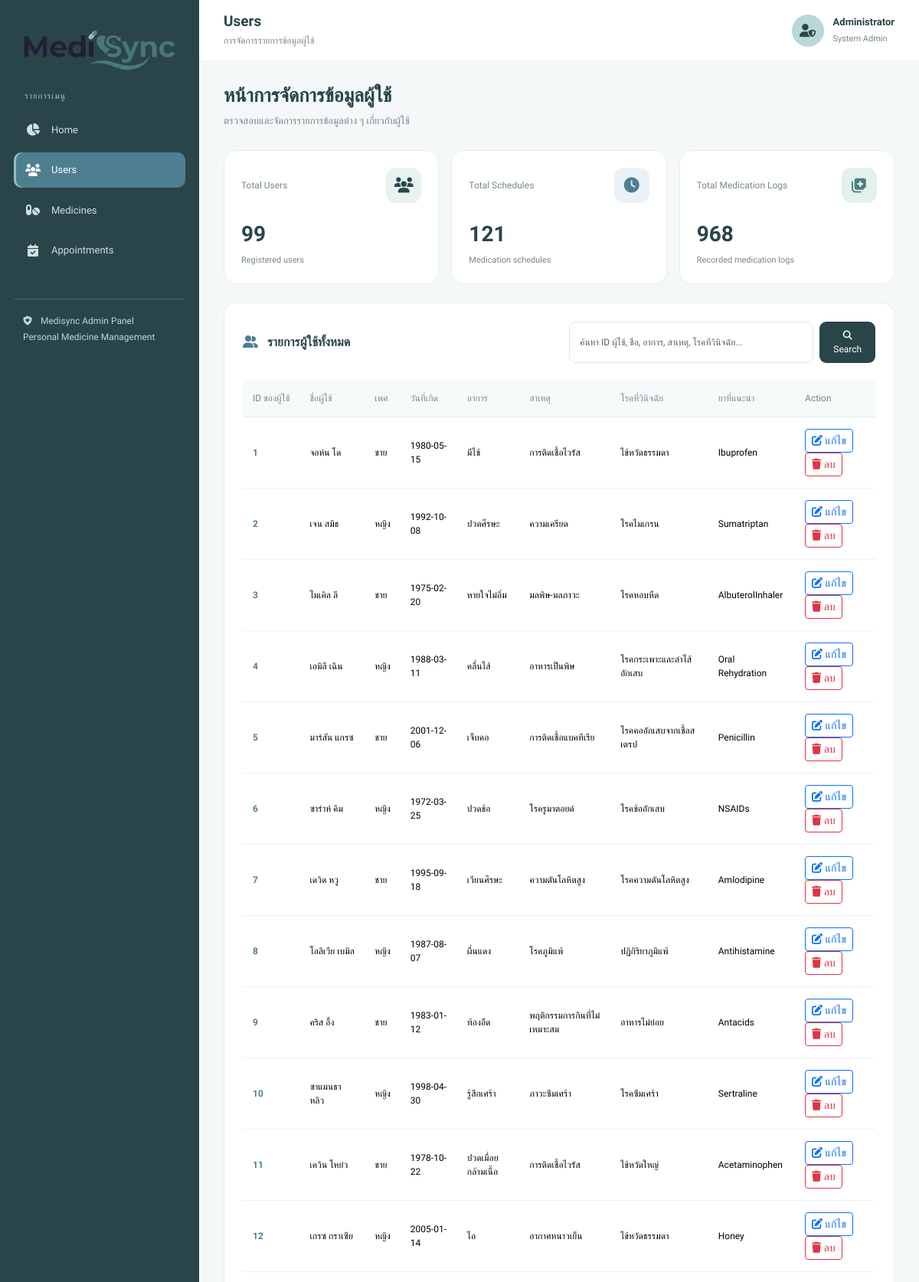
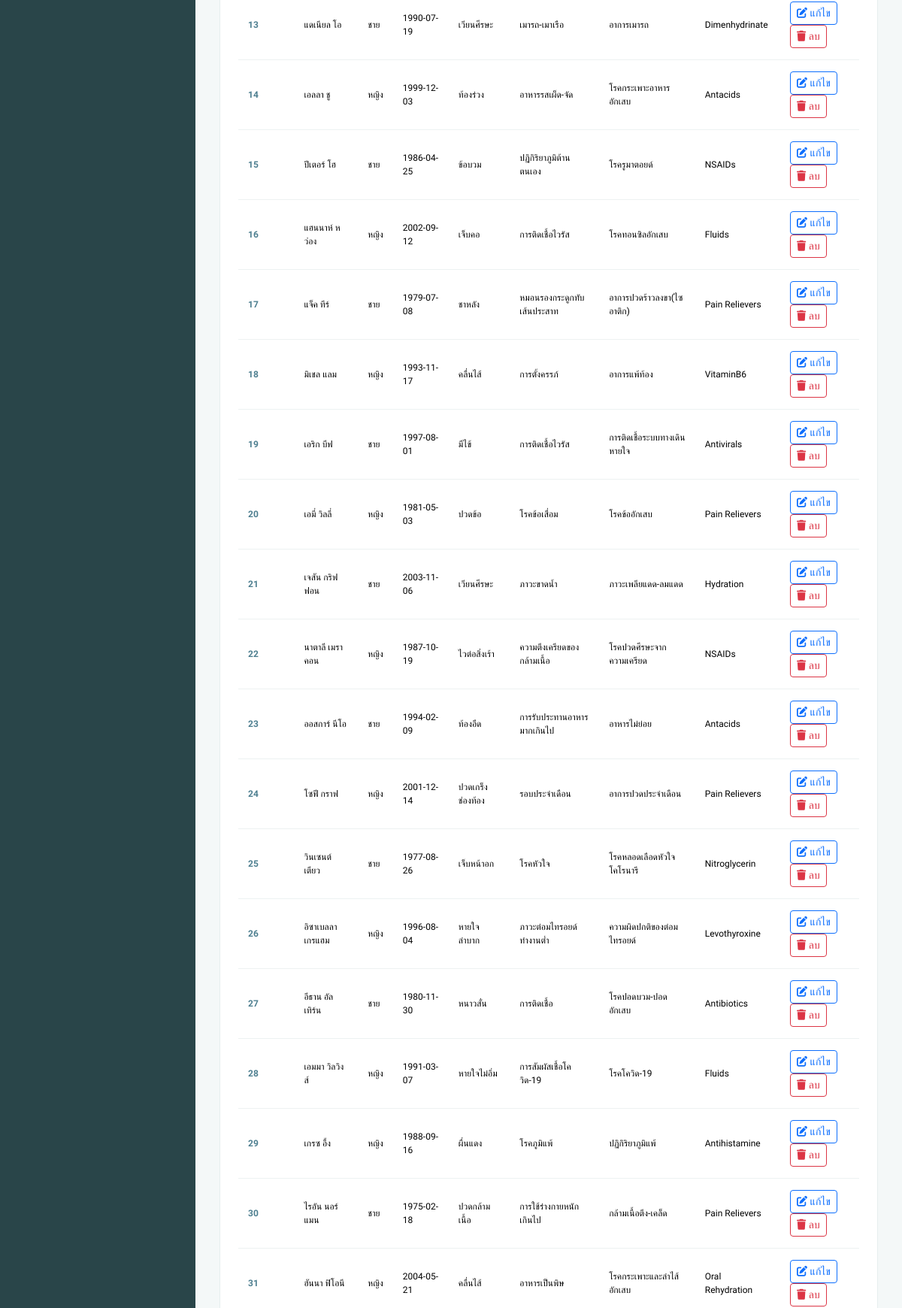
Page /user-page/user.php (upper part) on the committed database (2 pictures, top to bottom).
### tables this page shows
CREATE TABLE `users` (
  `user_id` int NOT NULL,
  `name` varchar(150) NOT NULL,
  `date_of_birth` date NOT NULL,
  `gender` varchar(6) NOT NULL,
  `symptoms` varchar(100) NOT NULL,
  `causes` varchar(100) NOT NULL,
  `disease` varchar(100) NOT NULL,
  `medicine` varchar(100) NOT NULL
);

### www/user-page/user.php (the view, shortened to what this page needs)
<?php
require_once '../db_conn.php';
function e($value) {
    return htmlspecialchars((string)($value ?? ''), ENT_QUOTES, 'UTF-8');
}
function countRecords($conn, $table) {
    $allowedTables = [
        'users',
        'schedules',
        'medication_log'
    ];
    $sql = "SELECT COUNT(*) AS total FROM `$table`";
    $result = $conn->query($sql);
    return $result ? (int)$result->fetch_assoc()['total'] : 0;
}
$totalUsers = countRecords($conn, 'users');
$totalSchedules = countRecords($conn, 'schedules');
$totalLogs = countRecords($conn, 'medication_log');
$sql = "
    SELECT
        u.user_id,
        u.name,
        u.gender,
        u.date_of_birth,
        u.symptoms,
        u.causes,
        u.disease,
        u.medicine,
        (
            SELECT COUNT(*)
            FROM schedules s
            WHERE s.user_id = u.user_id
        ) AS total_schedules,
        (SELECT COUNT(*)
            FROM medication_log ml
            INNER JOIN schedules s ON ml.schedule_id = s.schedule_id
            WHERE s.user_id = u.user_id
        ) AS total_logs
    FROM users u
";
$sql .= " ORDER BY u.user_id ASC";
$search = trim($_GET['search'] ?? '');
$stmt = $conn->prepare($sql);
$stmt->execute();
$result = $stmt->get_result();
$users = [];
while ($row = $result->fetch_assoc()) {
    $users[] = $row;
}
?>
<!DOCTYPE html>
<html lang="en">
<head>
    <link
        href="https://cdn.jsdelivr.net/npm/bootstrap@5.3.3/dist/css/bootstrap.min.css"
        rel="stylesheet"
    >
    <link
        rel="stylesheet"
        href="https://cdnjs.cloudflare.com/ajax/libs/font-awesome/6.7.2/css/all.min.css"
    >
</head>
<body>
<aside class="sidebar" id="sidebar">
    <a href="index.php" class="brand">
        <img src="../../assets/logo.svg"
        alt="Medisync Logo"
        class="sidebar-logo">
    </a>
    <div class="menu-label">รายการเมนู</div>
    <ul class="sidebar-menu">
        <li>
            <a href="../index.php">
                <i class="fa-solid fa-chart-pie"></i>
                Home
            </a>
        </li>
        <li>
            <a href="users.php" class="active">
                <i class="fa-solid fa-users"></i>
                Users
            </a>
        </li>
        <li>
            <a href="../medicine-page/medicine.php">
                <i class="fa-solid fa-pills"></i>
                Medicines
            </a>
        </li>
        <li>
            <a href="../appointment-page/appointment.php">
                <i class="fa-solid fa-calendar-check"></i>
                Appointments
            </a>
        </li>
    </ul>
    <div class="sidebar-footer">
        <i class="fa-solid fa-shield-heart me-2"></i>
        Medisync Admin Panel
        <br>
        Personal Medicine Management
    </div>
</aside>
<main class="main-content">
    <header class="topbar">
        <div class="d-flex align-items-center gap-2">
            <div class="page-heading">
                <h5>Users</h5>
                <p>การจัดการรายการข้อมูลผู้ใช้</p>
            </div>
        </div>
        <div class="admin-profile">
            <div class="admin-avatar">
                <i class="fa-solid fa-user-shield"></i>
            </div>
            <div class="admin-info">
                <strong>Administrator</strong>
                <small>System Admin</small>
            </div>
        </div>
    </header>
    <div class="content-wrapper">
        <section class="welcome-section">
            <h2>หน้าการจัดการข้อมูลผู้ใช้</h2>
            <p>
                ตรวจสอบและจัดการรายการข้อมูลต่าง ๆ เกี่ยวกับผู้ใช้
            </p>
        </section>
        <section class="row g-3 mb-4">
            <div class="col-12 col-sm-6 col-xl-4">
                <div class="stat-card">
                    <div class="stat-top">
                        <div class="stat-label">Total Users</div>
                        <div class="stat-icon"
                             style="background:#E7F2F1;color:#294549;">
                            <i class="fa-solid fa-users"></i>
                        </div>
                    </div>
                    <div class="stat-value">
                        <?= number_format($totalUsers) ?>
                    </div>
                    <div class="stat-description">
                        Registered users
                    </div>
                </div>
            </div>
            <div class="col-12 col-sm-6 col-xl-4">
                <div class="stat-card">
                    <div class="stat-top">
                        <div class="stat-label">Total Schedules</div>
                        <div class="stat-icon"
                             style="background:#EAF1F6;color:#4E7F90;">
                            <i class="fa-solid fa-clock"></i>
                        </div>
                    </div>
                    <div class="stat-value">
                        <?= number_format($totalSchedules) ?>
                    </div>
                    <div class="stat-description">
                        Medication schedules
                    </div>
                </div>
            </div>
            <div class="col-12 col-sm-6 col-xl-4">
                <div class="stat-card">
                    <div class="stat-top">
                        <div class="stat-label">Total Medication Logs</div>
                        <div class="stat-icon"
                             style="background:#E2F1ED;color:#4A807E;">
                            <i class="fa-solid fa-notes-medical"></i>
                        </div>
                    </div>
                    <div class="stat-value">
                        <?= number_format($totalLogs) ?>
                    </div>
                    <div class="stat-description">
                        Recorded medication logs
                    </div>
                </div>
            </div>
        </section>
        <section class="panel">
            <div class="panel-header">
                <div>
                    <h5>
                        <i class="fa-solid fa-user-group me-2"
                           style="color:var(--secondary);"></i>
                        รายการผู้ใช้ทั้งหมด
                    </h5>
                </div>
                <form method="GET" action="users.php" class="search-box">
                    <input
                        type="text"
                        name="search"
                        class="form-control"
                        placeholder="ค้นหา ID ผู้ใช้, ชื่อ, อาการ, สาเหตุ, โรคที่วินิจฉัย..."
                        value="<?= e($search) ?>"
                    >
                    <button type="submit" class="btn-search">
                        <i class="fa-solid fa-search"></i>
                        Search
                    </button>
                </form>
            </div>
            <div class="table-responsive">
                <table class="table">
                    <thead>
                        <tr>
                            <th>ID ของผู้ใช้</th>
                            <th>ชื่อผู้ใช้</th>
                            <th>เพศ</th>
                            <th>วันที่เกิด</th>
                            <th>อาการ</th>
                            <th>สาเหตุ</th>
                            <th>โรคที่วินิจฉัย</th>
                            <th>ยาที่แนะนำ</th>
                            <th>Action</th>
                        </tr>
                    </thead>
                    <tbody>
                        <?php if (count($users) > 0): ?>
                            <?php foreach ($users as $user): ?>
                                <tr>
                                    <td>
                                        <span class="user-id">
                                            <?= e($user['user_id']) ?>
                                        </span>
                                    </td>
                                    <td>
                                        <?= e($user['name']) ?>
                                    </td>
                                    <td>
                                        <?= e($user['gender']) ?>
                                    </td>
                                    <td>
                                        <?= e($user['date_of_birth']) ?>
                                    </td>
                                    <td>
                                        <?= e($user['symptoms']) ?>
                                    </td>
                                    <td>
                                        <?= e($user['causes']) ?>
                                    </td>
                                    <td>
                                        <?= e($user['disease']) ?>
                                    </td>
                                    <td>
                                        <?= e($user['medicine']) ?>
                                    </td>
                                    <td>
                                        <a href="edit_user.php?id=<?= urlencode($user['user_id']) ?>"
                                        class="btn btn-sm btn-outline-primary">
                                            <i class="fas fa-edit"></i> แก้ไข
                                        </a>
                                        <a href="delete_user.php?id=<?= urlencode($user['user_id']) ?>"
                                        class="btn btn-sm btn-outline-danger"
                                        onclick="return confirm('Are you sure you want to delete this user?')">
                                            <i class="fas fa-trash"></i> ลบ
                                        </a>
                                    </td>
                                </tr>
                            <?php endforeach; ?>
                        <?php endif; ?>
                    </tbody>
                </table>
            </div>
        </section>
    </div>
</main>
</body>
</html>

### www/user-page/user.php (style rules this page uses)
:root { --primary: #294549; --secondary: #4E7F90; --teal: #4A807E; --mint: #90C2B7; --light-blue: #BBD7DA; --white: #FFFFFF; --background: #F4F8F8; --text-muted: #75878A; --sidebar-width: 260px; }
* { box-sizing: border-box; }
body { margin: 0; font-family: 'Prompt', sans-serif; background: var(--background); color: var(--primary); font-size: 14px; }
a { text-decoration: none; }
.sidebar { position: fixed; top: 0; left: 0; bottom: 0; width: var(--sidebar-width); background: var(--primary); color: white; padding: 28px 18px; z-index: 1050; overflow-y: auto; transition: transform 0.3s ease; }
.brand { display: flex; align-items: center; gap: 12px; padding: 0 12px; color: white; }
.menu-label { color: #A9C5C7; font-size: 11px; letter-spacing: 1px; padding: 0 14px; margin: 15px 0 12px; }
.sidebar-menu { list-style: none; padding: 0; margin: 0; }
.sidebar-menu li { margin-bottom: 7px; }
.sidebar-menu a { display: flex; align-items: center; gap: 14px; padding: 13px 15px; border-radius: 10px; color: #D0E0E0; font-size: 13px; transition: 0.2s; }
.sidebar-menu a i { width: 20px; text-align: center; font-size: 16px; }
.sidebar-menu a:hover, .sidebar-menu a.active { background: var(--secondary); color: white; }
.sidebar-menu a.active { box-shadow: inset 3px 0 var(--mint); }
.sidebar-footer { margin-top: 40px; padding: 18px 12px; border-top: 1px solid rgba(255,255,255,0.15); color: var(--light-blue); font-size: 12px; line-height: 1.8; }
.main-content { margin-left: var(--sidebar-width); min-height: 100vh; }
.topbar { background: white; min-height: 80px; padding: 16px 32px; display: flex; align-items: center; justify-content: space-between; border-bottom: 1px solid #E5EEEE; }
.page-heading h5 { font-weight: 600; margin: 0; font-size: 19px; }
.page-heading p { margin: 5px 0 0; color: var(--text-muted); font-size: 12px; }
.admin-profile { display: flex; align-items: center; gap: 12px; }
.admin-avatar { width: 42px; height: 42px; background: var(--light-blue); color: var(--primary); border-radius: 50%; display: flex; align-items: center; justify-content: center; font-size: 17px; }
.admin-info strong { display: block; font-size: 13px; }
.admin-info small { color: var(--text-muted); font-size: 11px; }
.content-wrapper { padding: 30px 32px; }
.welcome-section { margin-bottom: 28px; }
.welcome-section h2 { font-size: 25px; font-weight: 600; margin-bottom: 8px; }
.welcome-section p { color: var(--text-muted); margin: 0; font-size: 13px; }
.stat-card { background: white; border: 1px solid #E6EEEE; border-radius: 16px; padding: 22px; height: 100%; }
.stat-top { display: flex; justify-content: space-between; align-items: center; margin-bottom: 20px; }
.stat-label { color: var(--text-muted); font-size: 12px; }
.stat-icon { width: 46px; height: 46px; border-radius: 13px; display: flex; align-items: center; justify-content: center; font-size: 20px; }
.stat-value { font-size: 28px; font-weight: 600; margin-bottom: 5px; }
.stat-description { font-size: 11px; color: var(--text-muted); }
.panel { background: white; border: 1px solid #E6EEEE; border-radius: 16px; padding: 24px; }
.panel-header { display: flex; justify-content: space-between; align-items: center; gap: 15px; margin-bottom: 22px; flex-wrap: wrap; }
.panel-header h5 { font-size: 16px; font-weight: 600; margin: 0; }
.search-box { display: flex; gap: 8px; width: 100%; max-width: 400px; }
.search-box input { border: 1px solid #DCE8E8; border-radius: 9px; padding: 10px 13px; font-family: inherit; font-size: 12px; }
.btn-search { background: var(--primary); color: white; border: none; border-radius: 9px; padding: 9px 16px; font-size: 12px; }
.table { font-size: 12px; vertical-align: middle; margin-bottom: 0; }
.table thead th { color: var(--text-muted); background: #F7FAFA; font-weight: 500; padding: 15px 13px; border-bottom: 1px solid #E6EEEE; white-space: nowrap; }
.table tbody td { padding: 15px 13px; border-color: #EDF2F2; }
.user-id { color: var(--secondary); font-weight: 600; }
.sidebar-logo { width: 200px; height: 75px; object-fit: contain; display: block; }

### rows in the picture
users: user_id "1", name "จอห์น โด", gender "ชาย", date_of_birth "1980-05-15", symptoms "มีไข้", causes "การติดเชื้อไวรัส", disease "ไข้หวัดธรรมดา", medicine "Ibuprofen"
users: user_id "2", name "เจน สมิธ", gender "หญิง", date_of_birth "1992-10-08", symptoms "ปวดศีรษะ", causes "ความเครียด", disease "โรคไมเกรน", medicine "Sumatriptan"
users: user_id "3", name "ไมเคิล ลี", gender "ชาย", date_of_birth "1975-02-20", symptoms "หายใจไม่อิ่ม", causes "มลพิษ-มลภาวะ", disease "โรคหอบหืด", medicine "AlbuterolInhaler"
users: user_id "4", name "เอมิลี เฉิน", gender "หญิง", date_of_birth "1988-03-11", symptoms "คลื่นไส้", causes "อาหารเป็นพิษ", disease "โรคกระเพาะและลำไส้อักเสบ", medicine "Oral Rehydration"
users: user_id "5", name "มาร์สัน แกรซ", gender "ชาย", date_of_birth "2001-12-06", symptoms "เจ็บคอ", causes "การติดเชื้อแบคทีเรีย", disease "โรคคออักเสบจากเชื้อสเตรป", medicine "Penicillin"
users: user_id "6", name "ซาร่าห์ คิม", gender "หญิง", date_of_birth "1972-03-25", symptoms "ปวดข้อ", causes "โรครูมาตอยด์", disease "โรคข้ออักเสบ", medicine "NSAIDs"
users: user_id "7", name "เดวิด หวู", gender "ชาย", date_of_birth "1995-09-18", symptoms "เวียนศีรษะ", causes "ความดันโลหิตสูง", disease "โรคความดันโลหิตสูง", medicine "Amlodipine"
users: user_id "8", name "โอลิเวีย เบมิล", gender "หญิง", date_of_birth "1987-08-07", symptoms "ผื่นแดง", causes "โรคภูมิแพ้", disease "ปฏิกิริยาภูมิแพ้", medicine "Antihistamine"
users: user_id "9", name "คริส อึ้ง", gender "ชาย", date_of_birth "1983-01-12", symptoms "ท้องอืด", causes "พฤติกรรมการกินที่ไม่เหมาะสม", disease "อาหารไม่ย่อย", medicine "Antacids"
users: user_id "10", name "ซาแมนธา หลิว", gender "หญิง", date_of_birth "1998-04-30", symptoms "รู้สึกเศร้า", causes "ภาวะซึมเศร้า", disease "โรคซึมเศร้า", medicine "Sertraline"
users: user_id "11", name "เควิน โหย่ว", gender "ชาย", date_of_birth "1978-10-22", symptoms "ปวดเมื่อยกล้ามเนื้อ", causes "การติดเชื้อไวรัส", disease "ไข้หวัดใหญ่", medicine "Acetaminophen"
users: user_id "12", name "เกรซ กราเซีย", gender "หญิง", date_of_birth "2005-01-14", symptoms "ไอ", causes "อากาศหนาวเย็น", disease "ไข้หวัดธรรมดา", medicine "Honey"
users: user_id "13", name "แดเนียล โอ", gender "ชาย", date_of_birth "1990-07-19", symptoms "เวียนศีรษะ", causes "เมารถ-เมาเรือ", disease "อาการเมารถ", medicine "Dimenhydrinate"
users: user_id "14", name "เอลลา ชู", gender "หญิง", date_of_birth "1999-12-03", symptoms "ท้องร่วง", causes "อาหารรสเผ็ด-จัด", disease "โรคกระเพาะอาหารอักเสบ", medicine "Antacids"
users: user_id "15", name "ปีเตอร์ โฮ", gender "ชาย", date_of_birth "1986-04-25", symptoms "ข้อบวม", causes "ปฏิกิริยาภูมิต้านตนเอง", disease "โรครูมาตอยด์", medicine "NSAIDs"
users: user_id "16", name "แฮนนาห์ หว่อง", gender "หญิง", date_of_birth "2002-09-12", symptoms "เจ็บคอ", causes "การติดเชื้อไวรัส", disease "โรคทอนซิลอักเสบ", medicine "Fluids"
users: user_id "17", name "แจ็ค ทีร์", gender "ชาย", date_of_birth "1979-07-08", symptoms "ชาหลัง", causes "หมอนรองกระดูกทับเส้นประสาท", disease "อาการปวดร้าวลงขา(ไซอาติก)", medicine "Pain Relievers"
users: user_id "18", name "มิเชล แลม", gender "หญิง", date_of_birth "1993-11-17", symptoms "คลื่นไส้", causes "การตั้งครรภ์", disease "อาการแพ้ท้อง", medicine "VitaminB6"
users: user_id "19", name "เอริก บีฟ", gender "ชาย", date_of_birth "1997-08-01", symptoms "มีไข้", causes "การติดเชื้อไวรัส", disease "การติดเชื้อระบบทางเดินหายใจ", medicine "Antivirals"
users: user_id "20", name "เอมี่ วิลลี่", gender "หญิง", date_of_birth "1981-05-03", symptoms "ปวดข้อ", causes "โรคข้อเสื่อม", disease "โรคข้ออักเสบ", medicine "Pain Relievers"
users: user_id "21", name "เจสัน กริฟฟอน", gender "ชาย", date_of_birth "2003-11-06", symptoms "เวียนศีรษะ", causes "ภาวะขาดน้ำ", disease "ภาวะเพลียแดด-ลมแดด", medicine "Hydration"
users: user_id "22", name "นาตาลี เมราคอน", gender "หญิง", date_of_birth "1987-10-19", symptoms "ไวต่อสิ่งเร้า", causes "ความตึงเครียดของกล้ามเนื้อ", disease "โรคปวดศีรษะจากความเครียด", medicine "NSAIDs"
users: user_id "23", name "ออสการ์ นีโอ", gender "ชาย", date_of_birth "1994-02-09", symptoms "ท้องอืด", causes "การรับประทานอาหารมากเกินไป", disease "อาหารไม่ย่อย", medicine "Antacids"
users: user_id "24", name "โซฟี กราฟ", gender "หญิง", date_of_birth "2001-12-14", symptoms "ปวดเกร็งช่องท้อง", causes "รอบประจำเดือน", disease "อาการปวดประจำเดือน", medicine "Pain Relievers"
users: user_id "25", name "วินเซนต์ เตียว", gender "ชาย", date_of_birth "1977-08-26", symptoms "เจ็บหน้าอก", causes "โรคหัวใจ", disease "โรคหลอดเลือดหัวใจโคโรนารี", medicine "Nitroglycerin"
users: user_id "26", name "อิซาเบลลา เกรแฮม", gender "หญิง", date_of_birth "1996-08-04", symptoms "หายใจลำบาก", causes "ภาวะต่อมไทรอยด์ทำงานต่ำ", disease "ความผิดปกติของต่อมไทรอยด์", medicine "Levothyroxine"
users: user_id "27", name "อีธาน อัลเทิร์น", gender "ชาย", date_of_birth "1980-11-30", symptoms "หนาวสั่น", causes "การติดเชื้อ", disease "โรคปอดบวม-ปอดอักเสบ", medicine "Antibiotics"
users: user_id "28", name "เอมมา วิลวิงส์", gender "หญิง", date_of_birth "1991-03-07", symptoms "หายใจไม่อิ่ม", causes "การสัมผัสเชื้อโควิด-19", disease "โรคโควิด-19", medicine "Fluids"
users: user_id "29", name "เกรซ อึ้ง", gender "หญิง", date_of_birth "1988-09-16", symptoms "ผื่นแดง", causes "โรคภูมิแพ้", disease "ปฏิกิริยาภูมิแพ้", medicine "Antihistamine"
users: user_id "30", name "ไรอัน นอร์แมน", gender "ชาย", date_of_birth "1975-02-18", symptoms "ปวดกล้ามเนื้อ", causes "การใช้ร่างกายหนักเกินไป", disease "กล้ามเนื้อตึง-เคล็ด", medicine "Pain Relievers"
users: user_id "31", name "ฮันนา ฟิโอนี", gender "หญิง", date_of_birth "2004-05-21", symptoms "คลื่นไส้", causes "อาหารเป็นพิษ", disease "โรคกระเพาะและลำไส้อักเสบ", medicine "Oral Rehydration"

### other values in the picture
$totalUsers "99"
$totalSchedules "121"
$totalLogs "968"
